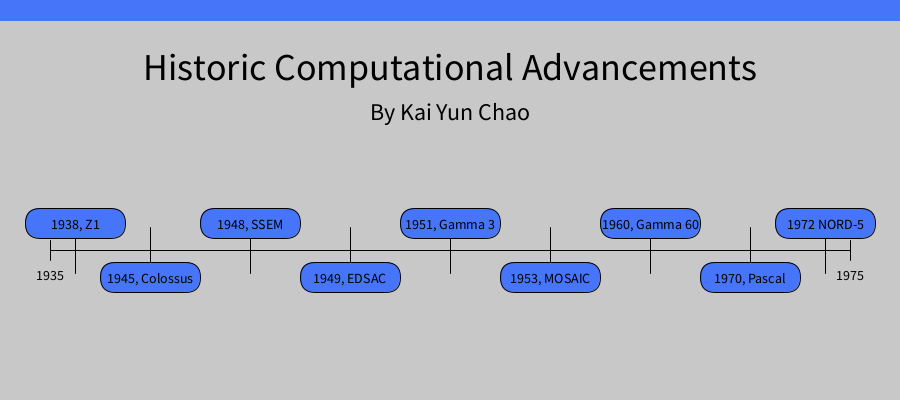
Frame 1 (no input)
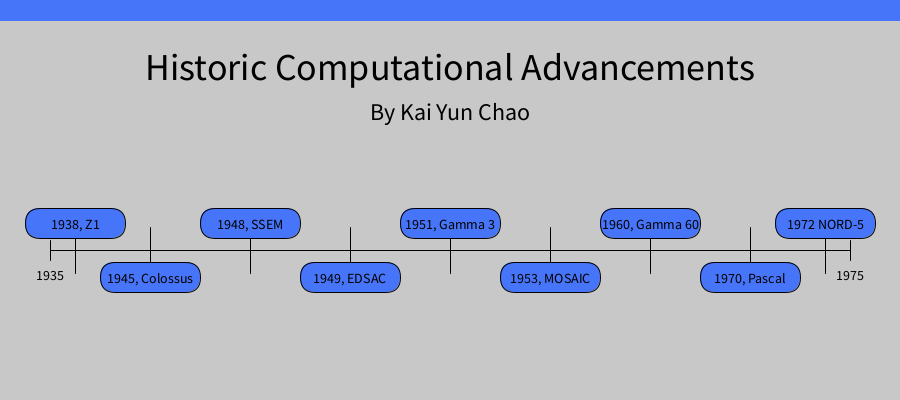
Frame 60 (the mouse pressed at the canvas centre just before this capture)
Frame 120 (the mouse held since frame 60 and released just before this capture): identical to frame 60, image omitted

The Processing sketch that drew these frames (run headless with seeded random() and noise(); from frame 60 on, the mouse is pressed at the canvas centre):

// Processing sketch: historicComputerTimeline
// ── historicComputerTimeline.pde
// Kai Yun Chao | Aug 28 2025 | Computer Timeline
void setup() {
  size(900, 400);
  background(200);
}
void draw() {
  background(200);
  drawRef();
  histEvent(75, 223, "1938, Z1", true, "Z1 - Konrad Zuse - Germany: \n This was one of the first programmable binary computers that was meant as a mechanical calculator.");
  histEvent(150, 277, "1945, Colossus", false, "Colossus - Tommy Flowers - England: \n A set of computers meant to help British codebreakers during World War Two. \n It used thermoinic valves and was programmed by plugs and switches.");
  histEvent(250, 223, "1948, SSEM", true, "SSEM - Frederic Williams, Tom Kilburn and Geoff Tootill - England: \n This SSEM also called the Manchester Baby was made to test the Williams Tube. \n The Williams tube a cathode-ray tube used to temporarily store electronic binary data.");
  histEvent(350, 277, "1949, EDSAC", false, "EDSAC - Maurice Wilkes - England: \n One of the first operational electronic digital stored-program computers. \n It was able to calculate a tabel of squares and a list of prime numbers.");
  histEvent(450, 223, "1951, Gamma 3", true, "Gamma 3 - Compagnie de Machines Bull - France: \n The Gamma 3 was the most successful computer at the time with 1,200+ units. \n It had a large memory of 100 KB which could hold 50,000 instructions which it used for scientific computing.");
  histEvent(550, 277, "1953, MOSAIC", false, "MOSAIC - Allen Coombs and William Chandler - England: \n A electronic serial stored-program computer that was used to calculate aircraft trajectories using radar data.");
  histEvent(650, 223, "1960, Gamma 60", true, "Gamma 60 - Compagnie de Machines Bull - France: \n This french computer was the first computer ever be designed for parallelism. \n Parallel computing is when multiple calculations are carried out at the same time. \n This is made possible by having multiple CPU cores. ");
  histEvent(750, 277, "1970, Pascal", false, "Pascal - Niklaus Wirth - Switzerland: \n The Pascal programming language is a more practical version of the ALGOL programming language. \n The ALGOL programming language was the first structured and procedural programming language.");
  histEvent(825, 223, "1972 NORD-5", true, "NORD-5 - Norsk Data - Norway: \n The NORD-5 was the world's first 32-bit supercomputer. \n It was meant for powerful number crunching when attached to a host computer.");
  fill(#4775FA);
  stroke(#4775FA);
  quad(0, 20, 0, 0, 900, 0, 900, 20);
}
void drawRef() {
  // Title Info
  stroke(0);
  textAlign(CENTER);
  textSize(38);
  fill(0);
  text("Historic Computational Advancements", 450, 80);
  textSize(24);
  text("By Kai Yun Chao", 450, 120);
  // Render timeline
  line(50, 250, 850, 250);
  line(50, 240, 50, 260);
  line(850, 240, 850, 260);
  // Text Markers
  textSize(14);
  text("1935", 50, 280);
  text("1975", 850, 280);
}
void drawHistEvent() {
}
void histEvent(int x, int y, String title, boolean top, String detail) {
  if (top == true) {
    line(x, y, x, y+50);
  } else {
    line(x, y, x, y-50);
  }
  fill(#4775FA);
  rectMode(CENTER);
  rect(x, y, 100, 30, 90);
  fill(0);
  text(title, x, y+6);
  if (mouseX>x-40 && mouseX<x+40 && mouseY<y+15 && mouseY>y-15) {
    text(detail, width/2, 320);
  }
}
